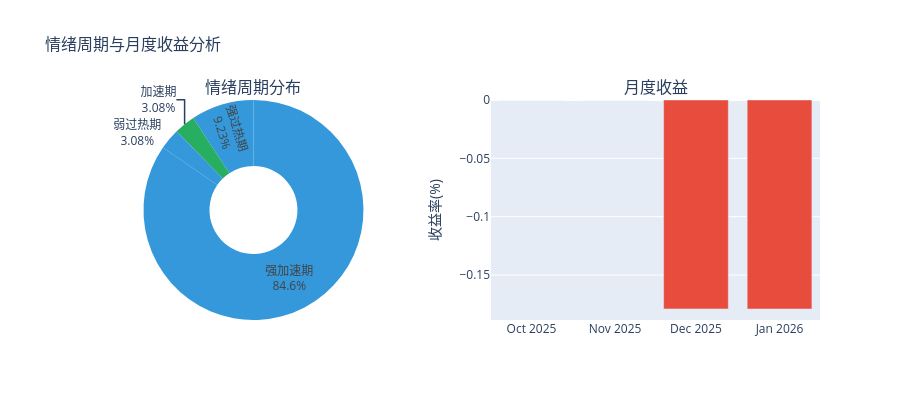

The notebook cell this image was saved under:
### Code cell
"""
情绪周期分布和月度收益
"""

if len(equity_df) > 1:
    fig = make_subplots(
        rows=1, cols=2,
        specs=[[{'type': 'domain'}, {'type': 'xy'}]],
        subplot_titles=['情绪周期分布', '月度收益']
    )
    
    # 情绪周期饼图
    cycles_df = pd.DataFrame(engine.daily_cycles)
    cycle_counts = cycles_df['cycle'].value_counts()
    
    cycle_colors = {
        '退潮期': '#95A5A6',
        '启动期': '#F39C12',
        '加速期': '#27AE60',
        '过热期': '#E74C3C'
    }
    colors = [cycle_colors.get(c, '#3498DB') for c in cycle_counts.index]
    
    fig.add_trace(
        go.Pie(
            labels=cycle_counts.index,
            values=cycle_counts.values,
            marker_colors=colors,
            hole=0.4,
            textinfo='label+percent'
        ),
        row=1, col=1
    )
    
    # 月度收益柱状图
    monthly_returns = equity_df['returns'].resample('M').apply(
        lambda x: (1 + x).prod() - 1
    ) * 100
    
    colors_bar = ['#27AE60' if r >= 0 else '#E74C3C' for r in monthly_returns]
    
    fig.add_trace(
        go.Bar(
            x=monthly_returns.index.strftime('%Y-%m'),
            y=monthly_returns.values,
            marker_color=colors_bar,
            name='月度收益'
        ),
        row=1, col=2
    )
    
    fig.update_layout(
        title=dict(
            text='情绪周期与月度收益分析',
            font=dict(size=16)
        ),
        height=400,
        showlegend=False
    )
    
    fig.update_yaxes(title_text='收益率(%)', row=1, col=2)
    
    fig.show()
else:
    print("⚠️  数据不足，无法绘制分析图表")

### Figure 1 — Plotly figure (JSON) as saved in the notebook; plotly's stock layout.template omitted (floating-point values rounded to 4 significant figures)
{"data": [{"domain": {"x": [0, 0.45], "y": [0, 1]}, "hole": 0.4, "labels": ["强加速期", "强过热期", "加速期", "弱过热期"], "marker": {"colors": ["#3498DB", "#3498DB", "#27AE60", "#3498DB"]}, "textinfo": "label+percent", "type": "pie", "values": [55, 6, 2, 2]}, {"marker": {"color": ["#27AE60", "#27AE60", "#E74C3C", "#E74C3C"]}, "name": "月度收益", "type": "bar", "x": ["2025-10", "2025-11", "2025-12", "2026-01"], "xaxis": "x", "y": [0, 0, -0.179, -0.1791], "yaxis": "y"}], "layout": {"annotations": [{"font": {"size": 16}, "showarrow": false, "text": "情绪周期分布", "x": 0.225, "xanchor": "center", "xref": "paper", "y": 1, "yanchor": "bottom", "yref": "paper"}, {"font": {"size": 16}, "showarrow": false, "text": "月度收益", "x": 0.775, "xanchor": "center", "xref": "paper", "y": 1, "yanchor": "bottom", "yref": "paper"}], "height": 400, "showlegend": false, "title": {"font": {"size": 16}, "text": "情绪周期与月度收益分析"}, "xaxis": {"anchor": "y", "domain": [0.55, 1]}, "yaxis": {"anchor": "x", "domain": [0, 1], "title": {"text": "收益率(%)"}}}}
